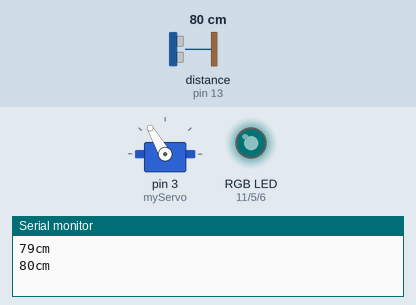
A sketch run on a simulated Arduino Uno, built with avr-gcc and run on an emulated ATmega328P. Parts: servo, an RGB LED mixed from three pins (HIGH = lit), the last lines printed to the serial monitor. Wiring (inferred from the names in the program): ultrasonic range finder: trigger pin 12; echo pin 13. The inputs (shaded band) are chosen by the test bench; at power-on: distance to the obstacle (sensor on pin 13) 80 cm. The echo pulse lasts 58.3 µs per cm; dim RGB values are drawn brighter than linear; pins used as bus, display or sensor lines are not drawn.

Above: at 3.8 s.
3.9 s: distance to the obstacle (sensor on pin 13) set to 34 cm
At 4.68 s:
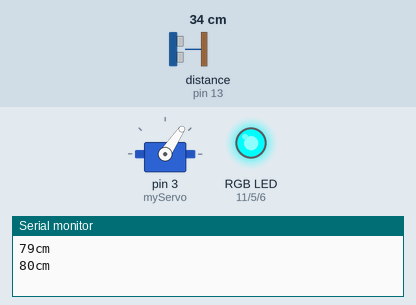
7.8 s: distance to the obstacle (sensor on pin 13) set to 28 cm
At 8.01 s:
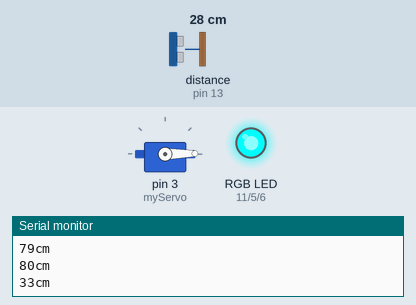
At 9.73 s:
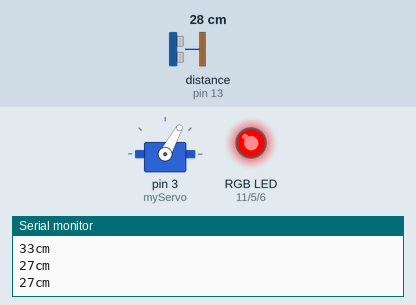
11.7 s: distance to the obstacle (sensor on pin 13) set to 2 cm
Timing chart, 0 to 72.0 s (numbered marks = the images above; inputs shaded):
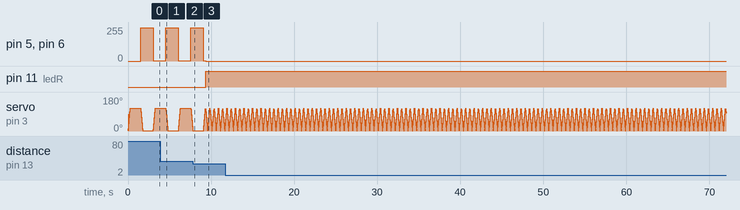

Measured:
- the behaviour switches between 31 and 30 cm on distance to the obstacle (sensor on pin 13) (found by bisection; images 1 and 2)
- after the input at 7.8 s, pin 11 (ledR): LOW → HIGH after 1.5 s

The sketch:

Guardian_ZBOTW_Project.ino
```cpp
/* A program to simulate a Zelda BOTW Guardian
  The servo will make some movements with a certain color again and again
  until the Ultrasonic sensor "see" someting close to it,
  then, it will move faster and the color will be Red/purple
*/

#include <Servo.h>

Servo myServo; // Create servo object

const byte ledR = 11; //PWM pin for Red color
const byte ledG = 5; //PWM pin for Green color
const byte ledB = 6; //PWM pin for Blue color

int trigPin = 12;    // Trig pin
int echoPin = 13;    // Echo pin
long duration, cm; //variables for measurements

//Brightness values
const byte maxBrightness = 250;
const byte medBrightness = 150;
const byte minBrightness = 50;

byte minDistance = 30; // min distance in cm to activate a sequence

//Delays values
const byte verySmallDelay = 2;
const byte smallDelay = 5;
const byte mediumDelay = 100;

volatile byte testVariableFWD = 0;
volatile byte testVariableRVS = 0;

void setup() {
  myServo.attach(3); // attach servo to PWM output

  pinMode(ledR, OUTPUT);//Pin mode for the Red Color
  pinMode(ledG, OUTPUT);//Pin mode for the Green Color
  pinMode(ledB, OUTPUT);//Pin mode for the Blue Color

  pinMode(trigPin, OUTPUT);// Pin for Ultrasonic sensor
  pinMode(echoPin, INPUT);// Pin for Ultrasonic sensor

  Serial.begin (9600); // Serial communication set-up

}//Close setup

void loop() {


  //Recover the cm value fro the User defined function
  cm = getTheDistance();

  if (cm >= minDistance) {

    digitalWrite(ledR, LOW);
    for (int pos = 0; pos <= 120; pos ++) {
      myServo.write(pos);
      delay(verySmallDelay);
    }//close for loop

    for (int i = 0; i < 250; i++) {
      analogWrite(ledB, i);
      analogWrite(ledG, i);
      delay(smallDelay);
    }

    for (int pos = 120; pos > 0; pos --) {
      myServo.write(pos);
      delay(verySmallDelay);
    }//close for loop

    for (int i = 250; i > 0; i--) {
      analogWrite(ledB, i);
      analogWrite(ledG, i);
      delay(smallDelay);
    }

  }//Close if stmnt

  else {

    for (int pos = 0; pos <= 120; pos ++ ) {
      myServo.write(pos);
      delay(verySmallDelay);
    }//close for loop

    digitalWrite(ledR, HIGH);
    digitalWrite(ledG, LOW);
    digitalWrite(ledB, LOW);
    delay(verySmallDelay);


    for (int pos = 120; pos > 0; pos -- ) {
      myServo.write(pos);
      delay(verySmallDelay);
    }//close for loop

  }//close ELSE

}//Close Loop
/*-----User Defined Function-----
   Function Definition:
   getTheDistance

   Purpose:
   Apply the sequence to get the measurements from a Ultrasonic
   Sensor

   Return value:
   distance to know the range to activate or not a sequence
*/

int getTheDistance() {

  // The sensor is triggered by a HIGH pulse of 10 or more microseconds.
  // Give a short LOW pulse beforehand to ensure a clean HIGH pulse:
  digitalWrite(trigPin, LOW);
  delayMicroseconds(5);
  digitalWrite(trigPin, HIGH);
  delayMicroseconds(10);
  digitalWrite(trigPin, LOW);

  // Read the signal from the sensor: a HIGH pulse whose
  // duration is the time (in microseconds) from the sending
  // of the ping to the reception of its echo off of an object.
  duration = pulseIn(echoPin, HIGH);

  // Convert the time into a distance
  cm = (duration / 2) / 29.1;   // Divide by 29.1 or multiply by 0.0343

  Serial.print(cm);
  Serial.print("cm");
  Serial.println();

  delay(10);

  return cm;

}
```
